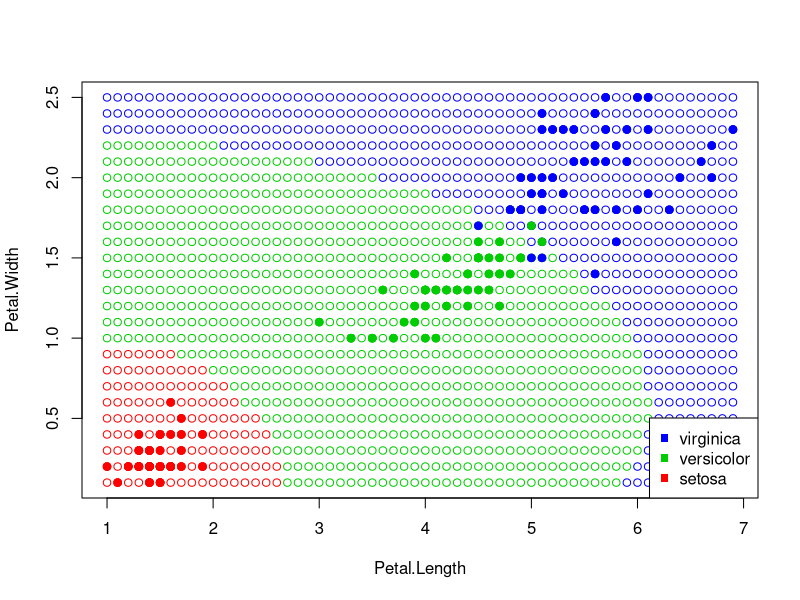

R code for this plot:
colors <- c("setosa" = "red", "versicolor" = "green3", "virginica" = "blue")
plot(iris[, 3:4], pch = 21, bg = colors[iris$Species], col = colors[iris$Species])

CoreGauss <- function(point) {
  (2*pi)^(-0.5)*exp(-0.5*point^2)
}

naiveBayesianClassifier <- function(point) { 
  n <- 3:4 # numbers of features
  l <- dim(iris)[1] # 150
  m <- length(levels(iris$Species)) # number of classes (3)
  #P_apriori <- c(0,0,0) # apriori probability
  p <- c(0,0,0) # distribution density
  
  
  answer <- data.frame(1:m, levels(iris$Species))
  colnames(answer) <- c("OptimalBayesianRule", "Species")
  P_apriori <- 1 / 3 # apriori probability
  petalwidth <- c(0.246,1.326,2.026)
  #petalwidth <- c(0.101,0.545,0.832)
  petalwidthSigm <- c(0.1054,0.1978,0.2747)
  #petalwidthSigm <- c(0.297,0.557,0.690)
  petalenght <- c(1.462,4.26,5.552)
  #petalenght <- c(0.204,0.596,0.776)
  petalenghtSigm <- c(0.1737,0.4699,0.5519)
  #petalenghtSigm <- c(0.2330,0.6304,0.7405)
  
  
  #p[1]<-log2((1/(sqrt(2*pi)*petalwidthSigm[1]))*exp(-((point[4]-petalwidth[1])^2)/2*petalwidthSigm[1]^2))
  #p[1]<-log2(P_apriori) + p[1] + log2((1/(sqrt(2*pi)*petalenghtSigm[1]))*exp(-((point[3]-petalenght[1])^2)/2*petalenghtSigm[1]^2))
  p[1]<-log2(P_apriori) +log2(dnorm(point[4], mean = petalwidth[1], sd = petalwidthSigm[1], log = FALSE)) +log2(dnorm(point[3], mean = petalenght[1], sd = petalenghtSigm[1], log = FALSE))
  #p[2]<-log2((1/(sqrt(2*pi)*petalwidthSigm[2]))*exp(-((point[4]-petalwidth[2])^2)/2*petalwidthSigm[2]^2))
  #p[2]<-log2(P_apriori) + p[2] + log2((1/(sqrt(2*pi)*petalenghtSigm[2]))*exp(-((point[3]-petalenght[2])^2)/2*petalenghtSigm[2]^2))
  p[2]<-log2(P_apriori) +log2(dnorm(point[4], mean = petalwidth[2], sd = petalwidthSigm[2], log = FALSE))+log2(dnorm(point[3], mean = petalenght[2], sd = petalenghtSigm[2], log = FALSE))
  p[3]<-log2(P_apriori) +log2(dnorm(point[4], mean = petalwidth[3], sd = petalwidthSigm[3], log = FALSE))+log2(dnorm(point[3], mean = petalenght[3], sd = petalenghtSigm[3], log = FALSE))
  #p[3]<-log2((1/(sqrt(2*pi)*petalwidthSigm[3]))*exp(-((point[4]-petalwidth[3])^2)/2*petalwidthSigm[3]^2))
  #p[3]<-log2(P_apriori)+p[3] + log2((1/(sqrt(2*pi)*petalenghtSigm[3]))*exp(-((point[3]-petalenght[3])^2)/2*petalenghtSigm[3]^2))
    
  print(log2(dnorm(point[4], mean = petalwidth[1], sd = petalwidthSigm[1], log = FALSE)))
  #print(p[2])
  #print(p[3])
  #print(max(p))
  #print(match(max(p), p))
  print(022)
  #print(p)
  #print(answer)
  return(match(max(p), p))
}



col3 <- seq(from = min(iris[, 3]), to = max(iris[, 3]), by = 0.1)
col4 <- seq(from = min(iris[, 4]), to = max(iris[, 4]), by = 0.1)

for(i in col3) {
  for(j in col4) {
    point <- c(0, 0, i, j)
    points(point[3], point[4],  pch = 21, bg = "white", col = colors[naiveBayesianClassifier(point)])
  }
}
points(iris[, 3:4], pch = 21, bg = colors[iris$Species], col = colors[iris$Species])

legend("bottomright", c("virginica", "versicolor", "setosa"), pch = c(15,15,15), col = c("blue", "green3", "red"))
